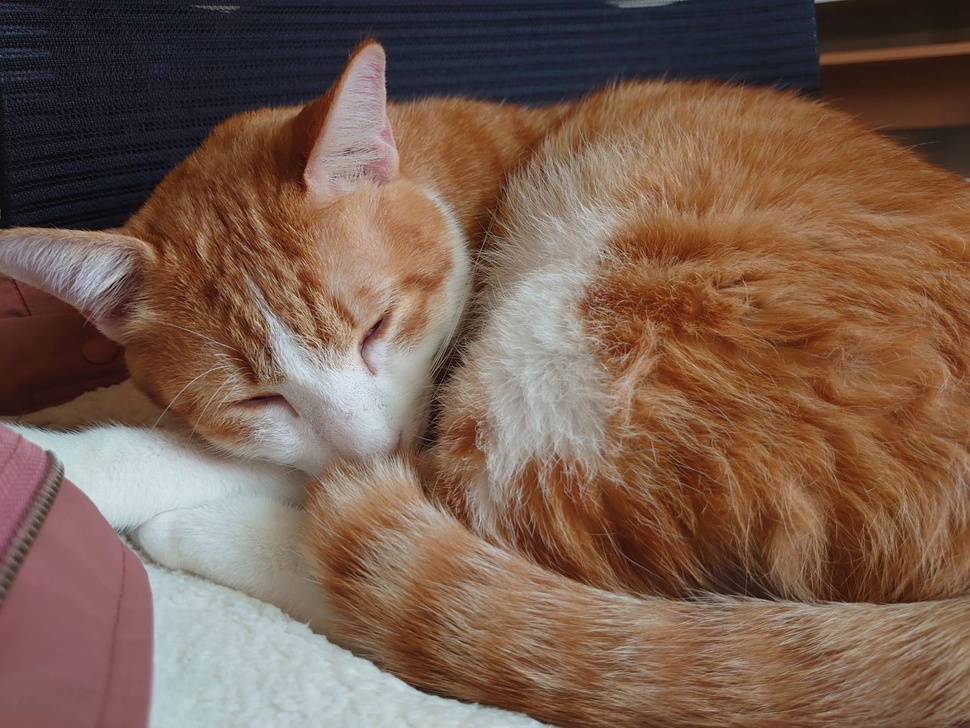
#> input picture 劉紹楷.hw2/input.jpg, 970 x 728 px, shrunk from 1477 x 1108 before the run
$ python HW2.py
#> lines starting #> are read from the running program, lines starting #| are printed output that depends on the picture
from PIL import Image

im = Image.open('./input.jpg')
#> im is the input picture: PIL image 970x728 RGB; mean R, G, B 120.9, 94.5, 79.6
copy = im.copy()
copy.save('./output.jpg')

pixels = im.load()
for i in range(im.size[0]):
    for j in range(im.size[1]):
        rr, gg, bb = pixels[i, j]
        gray = int((rr + gg + bb)/3)
        pixels[i, j] = ( gray, gray, gray)
im.save('./grayscale.jpg')
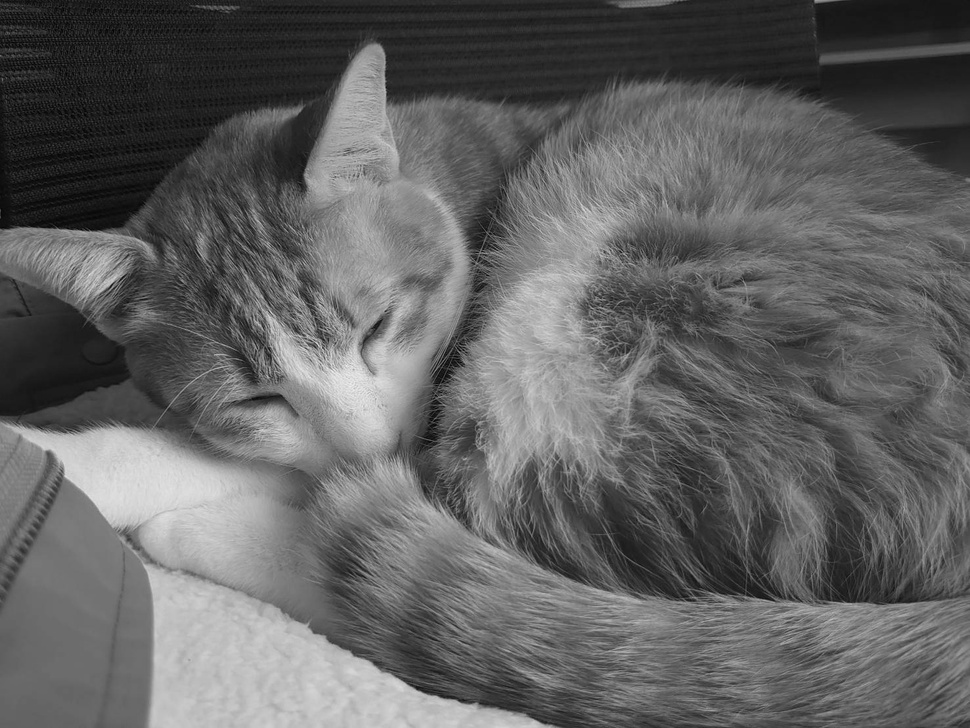
#> saved as grayscale.jpg: PIL image 970x728 RGB; min 1, max 239, mean 98
im.show()
